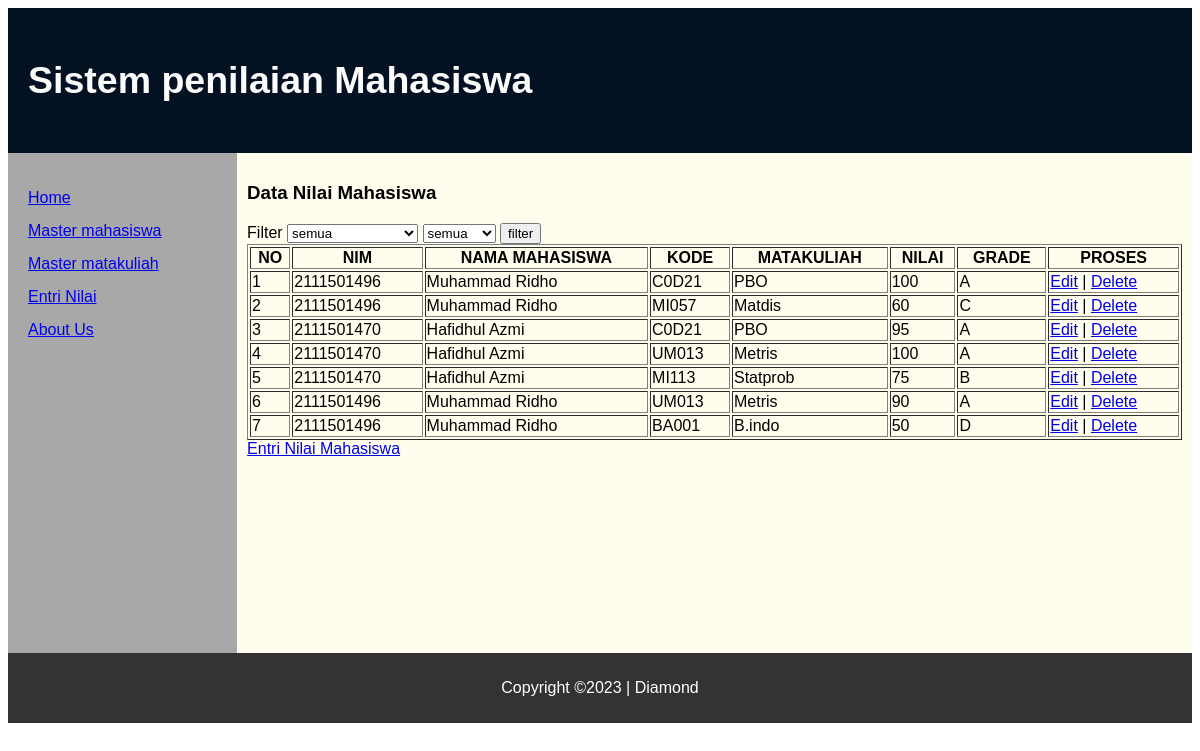
The page /index.php?page=entri on the database its author committed.
### tables this page shows
CREATE TABLE `tblnilai` (
  `nim` varchar(10) DEFAULT NULL,
  `kd_mtk` varchar(5) DEFAULT NULL,
  `nilai` int(3) DEFAULT NULL
);

CREATE TABLE `tblmhs` (
  `nim` varchar(10) NOT NULL,
  `nama` varchar(35) NOT NULL,
  `tgllahir` date NOT NULL,
  `alamat` text NOT NULL
);

CREATE TABLE `tblmatkul` (
  `kd_mtk` varchar(5) NOT NULL,
  `nm_mtk` varchar(25) NOT NULL,
  `sks` int(1) NOT NULL
);

### entrinilai.php (the view, shortened to what this page needs)
<article>
    <h1> Data Nilai Mahasiswa</h1>
    <?php
        include_once "koneksi.php";
    $nim1 = isset($_GET['nim'])?$_GET['nim']:"";
    $kd_mtk1 = isset($_GET['kd_mtk'])?$_GET['kd_mtk']:"";
    if($nim1 == "all"&& $kd_mtk1="all" ){
        $query = "SELECT b.nama,a.nm_mtk,c.kd_mtk,c.nim,c.nilai FROM tblnilai c,tblmhs b,tblmatkul a
        WHERE b.nim=c.nim AND a.kd_mtk=c.kd_mtk  ";
    }elseif($nim1==''&&$kd_mtk1==''){
        $query = "SELECT b.nama,a.nm_mtk,c.kd_mtk,c.nim,c.nilai FROM tblnilai c,tblmhs b,tblmatkul a
        WHERE b.nim=c.nim AND a.kd_mtk=c.kd_mtk ";
    }elseif($nim1=='all'){
        $query = "SELECT b.nama,a.nm_mtk,c.kd_mtk,c.nim,c.nilai FROM tblnilai c,tblmhs b,tblmatkul a
        WHERE b.nim=c.nim AND a.kd_mtk=c.kd_mtk AND c.kd_mtk='$kd_mtk1'  ";
    }elseif($kd_mtk1=='all'){
        $query = "SELECT b.nama,a.nm_mtk,c.kd_mtk,c.nim,c.nilai FROM tblnilai c,tblmhs b,tblmatkul a
        WHERE b.nim=c.nim AND a.kd_mtk=c.kd_mtk AND c.nim='$nim1' ";
    }else {
        $query = "SELECT b.nama,a.nm_mtk,c.kd_mtk,c.nim,c.nilai FROM tblnilai c,tblmhs b,tblmatkul a
        WHERE b.nim=c.nim AND a.kd_mtk=c.kd_mtk AND c.kd_mtk='$kd_mtk1' AND c.nim='$nim1'   ";
    }
    ?>
    <form action="index.php?page=entri&nim=<?php isset($_GET['nim'])?$_GET['nim']:''?>
    &kd_mtk=<?php isset($_GET['kd_mtk'])?$_GET['kd_mtk']:'' ?>" method="get" >
        Filter
        <select name="nim" >
            <option value="all">semua</option>
            </select>
            <select name="kd_mtk" >
            <option value="all">semua</option>
            </select>
            <input type="submit" name="filter" value="filter" />
        </form>
        <table border="1" width="100%">
        <tr>
            <th>NO</th>
            <th>NIM</th>
            <th>NAMA MAHASISWA</th>
            <th>KODE</th>
            <th>MATAKULIAH</th>
            <th>NILAI</th>
            <th>GRADE</th>
            <th>PROSES</th>
        </tr>
        <?php
        $result = mysqli_query($conn, $query);
        $no =1;
        while($data = mysqli_fetch_array($result)){
            $nim = $data['nim'];
            $nama = $data['nama'];
            $kd_matkul = $data['kd_mtk'];
            $nm_matkul = $data['nm_mtk'];
            $nilai = $data['nilai'];
            if ($nilai>=85 && $nilai<=100){
                $grade='A';
            } else if ($nilai>=70 && $nilai<85){
                $grade='B';
            } else if ($nilai>=55 && $nilai<70){
                $grade='C';
            } else if ($nilai>=45 && $nilai<55){
                $grade='D';
            } else {
                $grade='E';
            }
        ?>
        <tr>
            <td><?php echo $no++; ?></td>
            <td><?php echo $nim;?></td>
            <td><?php echo $nama;  ?></td>
            <td><?php echo $kd_matkul;  ?></td>
            <td><?php echo $nm_matkul;  ?></td>
            <td><?php echo $nilai;  ?></td>
            <td><?php echo $grade;  ?></td>
            <td><a href='index.php?page=editnilai&entri=<?=$nim?>&kd_matkul=<?=$kd_matkul?> title='Edit User'>Edit</a>
                |
                <a href="index.php?page=delnilai&entri=<?=$nim?>&kd_matkul=<?=$kd_matkul?>" title='delete User'
                onclick="return confirm('Apakah anda yakin menghapus data ini?')">Delete</a> </td>
        </tr>
        <?php  } ?>
        </table>
        <a href='index.php?page=nilai&entri=' title='entri nilai'>Entri Nilai Mahasiswa</a>
</article>

### styl.css (style rules this page uses)
* { box-sizing: border-box; }
body { font-family: Arial, Helvetica, sans-serif; display: flex; min-height: 100vh; flex-direction: column; }
nav, article { display: flex; flex-direction: column; min-height: 500px; padding: 10px; }
article { flex-grow: 5; min-width: 630px; background-color: #fffdee; }

### rows shown on the page
tblnilai: nim "2111501496", nim.nama "Muhammad Ridho", kd_mtk "C0D21", kd_mtk.nm_mtk "PBO", nilai "100", nilai "A"
tblnilai: nim "2111501496", nim.nama "Muhammad Ridho", kd_mtk "MI057", kd_mtk.nm_mtk "Matdis", nilai "60", nilai "C"
tblnilai: nim "2111501470", nim.nama "Hafidhul Azmi", kd_mtk "C0D21", kd_mtk.nm_mtk "PBO", nilai "95", nilai "A"
tblnilai: nim "2111501470", nim.nama "Hafidhul Azmi", kd_mtk "UM013", kd_mtk.nm_mtk "Metris", nilai "100", nilai "A"
tblnilai: nim "2111501470", nim.nama "Hafidhul Azmi", kd_mtk "MI113", kd_mtk.nm_mtk "Statprob", nilai "75", nilai "B"
tblnilai: nim "2111501496", nim.nama "Muhammad Ridho", kd_mtk "UM013", kd_mtk.nm_mtk "Metris", nilai "90", nilai "A"
tblnilai: nim "2111501496", nim.nama "Muhammad Ridho", kd_mtk "BA001", kd_mtk.nm_mtk "B.indo", nilai "50", nilai "D"
